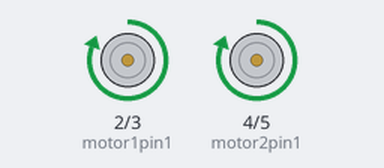
Bench run of a sketch on a simulated Arduino Uno, built with avr-gcc and run on an emulated ATmega328P. Shown: motor-driver pin pairs drawn as motors (green arrow = first pin HIGH = forward, orange = second pin HIGH = backward, longer = more drive). What the sketch prints to the serial monitor is not drawn.

Above: at 0.5 s.
Timing chart, 0 to 4.6 s (numbered marks = the images above):
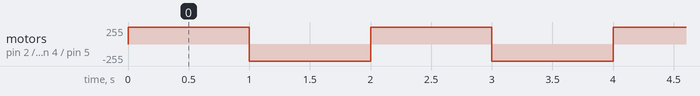

Measured:
- by itself, motor on pin 2 (motor1pin1) / pin 3 (motor1pin2), motor on pin 4 (motor2pin1) / pin 5 (motor2pin2): alternates forward 255/255 for 1.0 s and backward 255/255 for 1.0 s

The sketch:

motors.ino
```cpp
// Define motor pin connections
int motor1pin1 = 2; // Pin connected to motor 1 positive terminal
int motor1pin2 = 3; // Pin connected to motor 1 negative terminal

int motor2pin1 = 4; // Pin connected to motor 2 positive terminal
int motor2pin2 = 5; // Pin connected to motor 2 negative terminal

void setup() {
  // Initialize serial communication at 9600 baud rate
  Serial.begin(9600);

  // Set motor pins as outputs
  pinMode(motor1pin1, OUTPUT);
  pinMode(motor1pin2, OUTPUT);
  pinMode(motor2pin1, OUTPUT);
  pinMode(motor2pin2, OUTPUT);
}

void loop() {
  // Print message to serial monitor
  Serial.println("Moving motors forward");

  // Move motors forward
  digitalWrite(motor1pin1, HIGH);
  digitalWrite(motor1pin2, LOW);
  digitalWrite(motor2pin1, HIGH);
  digitalWrite(motor2pin2, LOW);
  delay(1000);

  // Print message to serial monitor
  Serial.println("Moving motors backward");

  // Move motors backward
  digitalWrite(motor1pin1, LOW);
  digitalWrite(motor1pin2, HIGH);
  digitalWrite(motor2pin1, LOW);
  digitalWrite(motor2pin2, HIGH);
  delay(1000);
}
```
